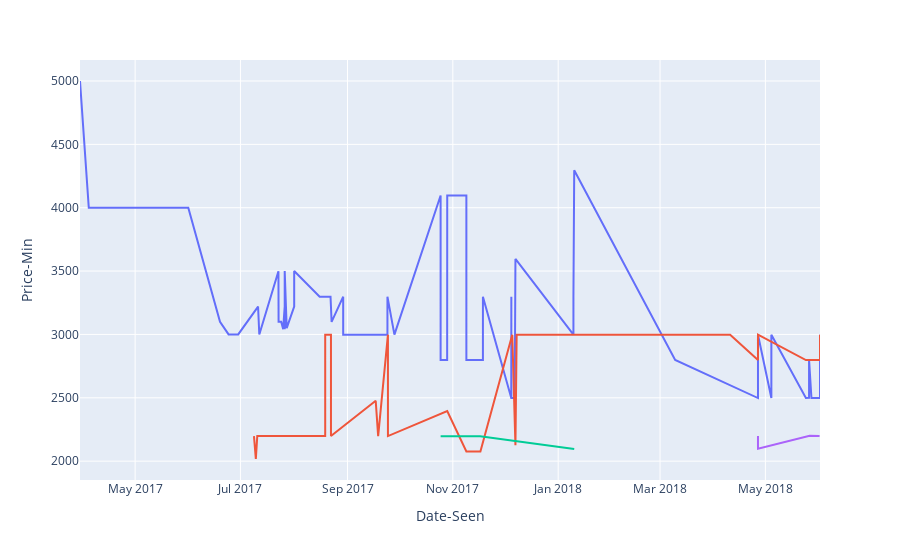
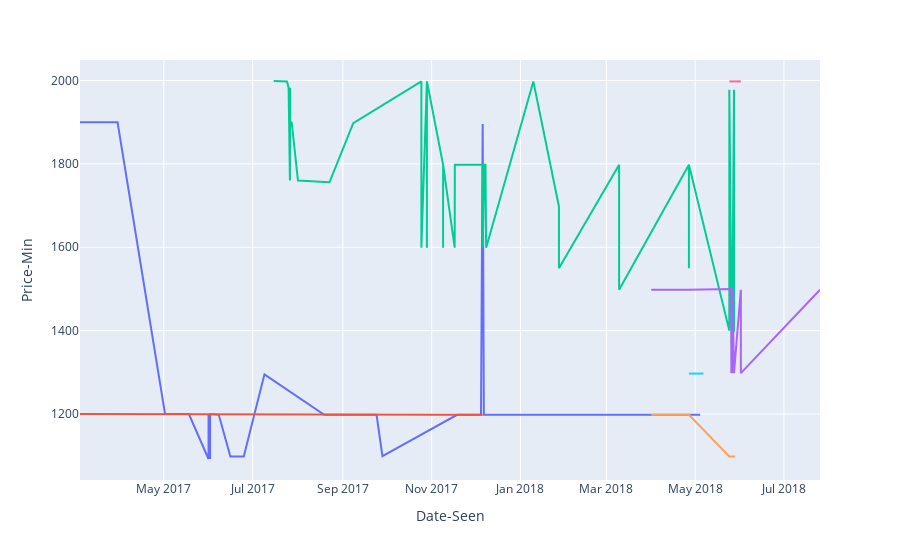
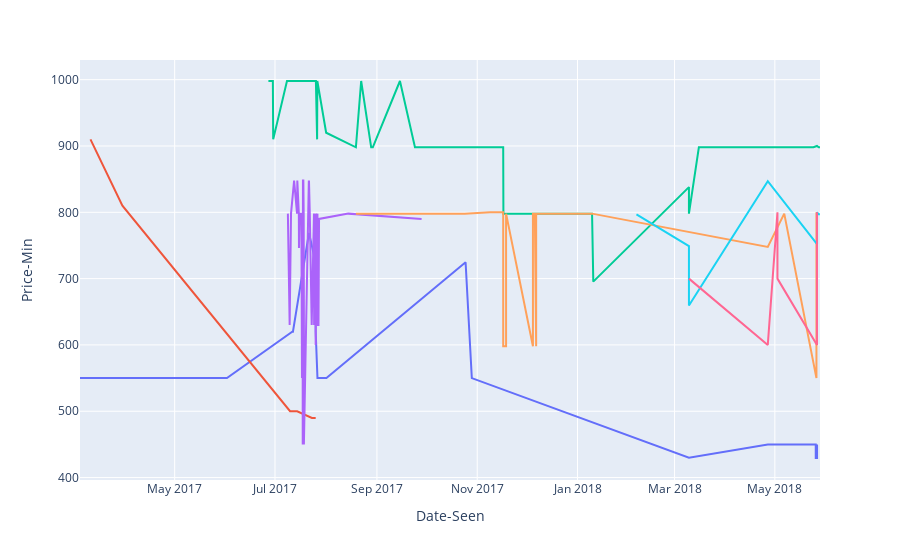

The notebook cell saved with these charts, in order:
### Code cell
exploded_date_seen = df.explode("Date-Seen").sort_values("Date-Seen")

fig1 = px.line(exploded_date_seen[exploded_date_seen["Price-Min"] > 2000], x="Date-Seen", y="Price-Min", color="Name")
fig1.update_layout(showlegend=False)#, title="High-End Price by Date Seen")
fig1.show()

fig2 = px.line(exploded_date_seen[(exploded_date_seen["Price-Min"] > 1000) & (exploded_date_seen["Price-Min"] < 1999)],
              x="Date-Seen", y="Price-Min", color="Name")
fig2.update_layout(showlegend=False)#, title="Mid-Range Price by Date Seen")
fig2.show()

fig3 = px.line(exploded_date_seen[exploded_date_seen["Price-Min"] < 999], x="Date-Seen", y="Price-Min", color="Name")
fig3.update_layout(showlegend=False)#, title="Low-End Price by Date Seen")
fig3.show()

### Figure 1 — Plotly figure (JSON) as saved in the notebook; plotly's stock layout.template omitted (floating-point values rounded to 4 significant figures)
{"data": [{"hovertemplate": "Name=Sony - 55 class - oled - a1e series - 2160p - smart - 4k uhd tv with hdr\"<br>Date-Seen=%{x}<br>Price-Min=%{y}<extra></extra>", "legendgroup": "Sony - 55 class - oled - a1e series - 2160p - smart - 4k uhd tv with hdr\"", "line": {"color": "#636efa", "dash": "solid"}, "mode": "lines", "name": "Sony - 55 class - oled - a1e series - 2160p - smart - 4k uhd tv with hdr\"", "orientation": "v", "showlegend": true, "type": "scatter", "x": ["2017-03-30T02:00:00", "2017-04-04T04:00:00", "2017-05-01T06:00:00", "2017-05-09T03:00:00", "2017-05-18T02:00:00", "2017-05-31T16:00:00", "2017-05-31T19:00:00", "2017-06-19T04:00:00", "2017-06-24T03:00:00", "2017-06-24T20:00:00", "2017-06-25T15:00:00", "2017-06-26T22:00:00", "2017-06-27T11:00:00", "2017-06-28T04:00:00", "2017-06-28T23:00:00", "2017-06-29T17:00:00", "2017-07-11T05:00:00", "2017-07-11T22:00:00", "2017-07-23T00:00:00", "2017-07-23T02:00:00", "2017-07-24T14:00:00", "2017-07-25T18:00:00", "2017-07-25T18:00:00", "2017-07-26T15:00:00", "2017-07-26T15:00:00", "2017-07-26T15:00:00", "2017-07-27T19:00:00", "2017-07-27T21:00:00", "2017-08-01T03:00:00", "2017-08-01T03:00:00", "2017-08-15T21:00:00", "2017-08-19T02:00:00", "2017-08-22T04:00:00", "2017-08-22T19:00:00", "2017-08-29T12:00:00", "2017-08-29T12:00:00", "2017-09-24T03:00:00", "2017-09-24T03:00:00", "2017-09-28T04:00:00", "2017-10-24T22:00:00", "2017-10-24T22:00:00", "2017-10-28T17:00:00", "2017-10-28T18:00:00", "2017-10-30T14:00:00", "2017-11-08T20:00:00", "2017-11-08T20:00:00", "2017-11-18T10:00:00", "2017-11-18T10:00:00", "2017-12-04T20:00:00", "2017-12-04T21:00:00", "2017-12-04T21:00:00", "2017-12-06T20:00:00", "2017-12-06T20:00:00", "2017-12-06T22:00:00", "2017-12-06T22:00:00", "2017-12-07T06:00:00", "2018-01-09T20:00:00", "2018-01-09T20:00:00", "2018-01-10T07:00:00", "2018-03-09T18:00:00", "2018-04-26T17:00:00", "2018-04-26T17:00:00", "2018-04-26T17:00:00", "2018-05-04T11:00:00", "2018-05-04T11:00:00", "2018-05-24T11:00:00", "2018-05-26T07:00:00", "2018-05-26T07:00:00", "2018-05-27T16:00:00", "2018-05-28T10:00:00", "2018-06-01T15:00:00", "2018-06-01T15:00:00"], "xaxis": "x", "y": [5000.0, 4000.0, 4000.0, 4000.0, 4000.0, 4000.0, 4000.0, 3100.0, 3000.0, 3000.0, 3000.0, 3000.0, 3000.0, 3000.0, 3000.0, 3000.0, 3220.0, 3000.0, 3498, 3100.0, 3100.0, 3040, 3050, 3220.0, 3040, 3500.0, 3050, 3050, 3220.0, 3500.0, 3298, 3298, 3298, 3099.0, 3298, 2998, 2998, 3298, 2998, 4096, 2798, 2798, 4096, 4096, 4096, 2798, 2798, 3298, 2498, 3298, 2498, 2498, 3298, 3298, 2498, 3596, 2998, 3298, 4296, 2798, 2498, 2498, 2998, 2498, 2998, 2498, 2500.0, 2800.0, 2498, 2498, 2498, 2998], "yaxis": "y"}, {"hovertemplate": "Name=Samsung - 55 class - led - curved - q7c series - 2160p - smart - 4k uhd tv with hdr\"<br>Date-Seen=%{x}<br>Price-Min=%{y}<extra></extra>", "legendgroup": "Samsung - 55 class - led - curved - q7c series - 2160p - smart - 4k uhd tv with hdr\"", "line": {"color": "#EF553B", "dash": "solid"}, "mode": "lines", "name": "Samsung - 55 class - led - curved - q7c series - 2160p - smart - 4k uhd tv with hdr\"", "orientation": "v", "showlegend": true, "type": "scatter", "x": ["2017-07-08T20:00:00", "2017-07-09T22:00:00", "2017-07-10T18:00:00", "2017-07-12T15:00:00", "2017-07-14T14:00:00", "2017-07-16T20:00:00", "2017-07-18T06:00:00", "2017-07-21T14:00:00", "2017-07-21T16:00:00", "2017-07-22T23:00:00", "2017-07-25T23:00:00", "2017-07-25T23:00:00", "2017-07-25T23:00:00", "2017-07-25T23:00:00", "2017-07-26T15:00:00", "2017-07-28T07:00:00", "2017-08-01T03:00:00", "2017-08-15T15:00:00", "2017-08-15T21:00:00", "2017-08-19T02:00:00", "2017-08-19T02:00:00", "2017-08-22T10:00:00", "2017-08-22T10:00:00", "2017-09-17T08:00:00", "2017-09-18T18:00:00", "2017-09-24T10:00:00", "2017-09-24T10:00:00", "2017-10-28T18:00:00", "2017-11-08T20:00:00", "2017-11-16T23:00:00", "2017-12-05T10:00:00", "2017-12-07T06:00:00", "2017-12-07T23:00:00", "2017-12-08T01:00:00", "2018-01-09T20:00:00", "2018-01-27T10:00:00", "2018-04-10T14:00:00", "2018-04-26T17:00:00", "2018-04-26T17:00:00", "2018-05-24T11:00:00", "2018-06-01T15:00:00", "2018-06-01T15:00:00"], "xaxis": "x", "y": [2198.0, 2017.0, 2198.0, 2198.0, 2198.0, 2198.0, 2198.0, 2198.0, 2198.0, 2198.0, 2198.0, 2198.0, 2198.0, 2198.0, 2200.0, 2198.0, 2200.0, 2198.0, 2198.0, 2198.0, 2998.0, 2998.0, 2198.0, 2476.0, 2198.0, 2998.0, 2198.0, 2396.0, 2076.0, 2076.0, 2998.0, 2126.0, 2998.0, 2998.0, 2998.0, 2998.0, 2998.0, 2798.0, 2998.0, 2798.0, 2798.0, 2998.0], "yaxis": "y"}, {"hovertemplate": "Name=Sony - 55 class - led - x800e series - 2160p - smart - 4k uhd tv with hdr\"<br>Date-Seen=%{x}<br>Price-Min=%{y}<extra></extra>", "legendgroup": "Sony - 55 class - led - x800e series - 2160p - smart - 4k uhd tv with hdr\"", "line": {"color": "#00cc96", "dash": "solid"}, "mode": "lines", "name": "Sony - 55 class - led - x800e series - 2160p - smart - 4k uhd tv with hdr\"", "orientation": "v", "showlegend": true, "type": "scatter", "x": ["2017-10-24T22:00:00", "2017-10-28T17:00:00", "2017-11-16T19:00:00", "2018-01-10T07:00:00"], "xaxis": "x", "y": [2196, 2196, 2196, 2096], "yaxis": "y"}, {"hovertemplate": "Name=Samsung - 55 class - led - q8f series - 2160p - smart - 4k uhd tv with hdr\"<br>Date-Seen=%{x}<br>Price-Min=%{y}<extra></extra>", "legendgroup": "Samsung - 55 class - led - q8f series - 2160p - smart - 4k uhd tv with hdr\"", "line": {"color": "#ab63fa", "dash": "solid"}, "mode": "lines", "name": "Samsung - 55 class - led - q8f series - 2160p - smart - 4k uhd tv with hdr\"", "orientation": "v", "showlegend": true, "type": "scatter", "x": ["2018-04-26T17:00:00", "2018-04-26T17:00:00", "2018-04-26T17:00:00", "2018-05-26T15:00:00", "2018-06-01T09:00:00"], "xaxis": "x", "y": [2198.0, 2098.0, 2098.0, 2200.0, 2198.0], "yaxis": "y"}], "layout": {"legend": {"title": {"text": "Name"}, "tracegroupgap": 0}, "margin": {"t": 60}, "showlegend": false, "xaxis": {"anchor": "y", "domain": [0, 1], "title": {"text": "Date-Seen"}}, "yaxis": {"anchor": "x", "domain": [0, 1], "title": {"text": "Price-Min"}}}}

### Figure 2 — Plotly figure (JSON) as saved in the notebook; plotly's stock layout.template omitted (floating-point values rounded to 4 significant figures)
{"data": [{"hovertemplate": "Name=Sony - 55 class - led - x800e series - 2160p - smart - 4k uhd tv with hdr\"<br>Date-Seen=%{x}<br>Price-Min=%{y}<extra></extra>", "legendgroup": "Sony - 55 class - led - x800e series - 2160p - smart - 4k uhd tv with hdr\"", "line": {"color": "#636efa", "dash": "solid"}, "mode": "lines", "name": "Sony - 55 class - led - x800e series - 2160p - smart - 4k uhd tv with hdr\"", "orientation": "v", "showlegend": true, "type": "scatter", "x": ["2017-03-04T10:00:00", "2017-03-10T19:00:00", "2017-03-30T05:00:00", "2017-05-01T20:00:00", "2017-05-09T07:00:00", "2017-05-18T05:00:00", "2017-05-31T17:00:00", "2017-05-31T17:00:00", "2017-06-01T19:00:00", "2017-06-01T19:00:00", "2017-06-07T18:00:00", "2017-06-15T17:00:00", "2017-06-17T23:00:00", "2017-06-20T09:00:00", "2017-06-23T12:00:00", "2017-06-24T07:00:00", "2017-06-24T22:00:00", "2017-07-09T03:00:00", "2017-08-19T05:00:00", "2017-08-22T10:00:00", "2017-08-29T12:00:00", "2017-09-24T03:00:00", "2017-09-28T04:00:00", "2017-11-18T10:00:00", "2017-12-04T21:00:00", "2017-12-06T01:00:00", "2017-12-06T20:00:00", "2017-12-06T22:00:00", "2018-01-09T20:00:00", "2018-04-26T17:00:00", "2018-05-04T11:00:00"], "xaxis": "x", "y": [1900.0, 1900.0, 1900.0, 1200.0, 1200.0, 1200.0, 1092.0, 1200.0, 1092.0, 1200.0, 1198, 1098, 1098, 1098, 1098, 1098, 1098, 1295.0, 1198, 1198, 1198, 1198, 1099, 1198, 1198, 1896, 1198, 1198, 1198, 1198, 1198], "yaxis": "y"}, {"hovertemplate": "Name=Samsung 55 class 4k (2160p) smart led tv (un55ku7000)\"<br>Date-Seen=%{x}<br>Price-Min=%{y}<extra></extra>", "legendgroup": "Samsung 55 class 4k (2160p) smart led tv (un55ku7000)\"", "line": {"color": "#EF553B", "dash": "solid"}, "mode": "lines", "name": "Samsung 55 class 4k (2160p) smart led tv (un55ku7000)\"", "orientation": "v", "showlegend": true, "type": "scatter", "x": ["2017-03-04T10:00:00", "2017-07-25T23:00:00", "2017-07-26T01:00:00", "2017-08-14T14:00:00", "2017-10-24T01:00:00", "2017-11-08T20:00:00", "2017-12-06T01:00:00"], "xaxis": "x", "y": [1200.0, 1198.0, 1198.0, 1198.0, 1198.0, 1198.0, 1198.0], "yaxis": "y"}, {"hovertemplate": "Name=Samsung - 55 class - led - curved - q7c series - 2160p - smart - 4k uhd tv with hdr\"<br>Date-Seen=%{x}<br>Price-Min=%{y}<extra></extra>", "legendgroup": "Samsung - 55 class - led - curved - q7c series - 2160p - smart - 4k uhd tv with hdr\"", "line": {"color": "#00cc96", "dash": "solid"}, "mode": "lines", "name": "Samsung - 55 class - led - curved - q7c series - 2160p - smart - 4k uhd tv with hdr\"", "orientation": "v", "showlegend": true, "type": "scatter", "x": ["2017-07-15T12:00:00", "2017-07-16T06:00:00", "2017-07-17T19:00:00", "2017-07-18T08:00:00", "2017-07-21T02:00:00", "2017-07-22T07:00:00", "2017-07-24T14:00:00", "2017-07-25T17:00:00", "2017-07-25T18:00:00", "2017-07-25T23:00:00", "2017-07-26T15:00:00", "2017-07-26T18:00:00", "2017-07-26T20:00:00", "2017-07-27T11:00:00", "2017-07-27T21:00:00", "2017-08-01T03:00:00", "2017-08-22T19:00:00", "2017-09-08T03:00:00", "2017-10-24T22:00:00", "2017-10-24T22:00:00", "2017-10-24T22:00:00", "2017-10-28T17:00:00", "2017-10-28T17:00:00", "2017-10-28T18:00:00", "2017-11-08T20:00:00", "2017-11-08T20:00:00", "2017-11-08T20:00:00", "2017-11-16T19:00:00", "2017-11-16T22:00:00", "2017-11-16T22:00:00", "2017-12-05T10:00:00", "2017-12-06T01:00:00", "2017-12-06T01:00:00", "2017-12-07T06:00:00", "2017-12-07T23:00:00", "2017-12-08T01:00:00", "2017-12-08T10:00:00", "2018-01-09T20:00:00", "2018-01-27T10:00:00", "2018-01-27T10:00:00", "2018-03-09T18:00:00", "2018-03-09T18:00:00", "2018-04-26T17:00:00", "2018-04-26T17:00:00", "2018-04-26T17:00:00", "2018-05-24T11:00:00", "2018-05-24T11:00:00", "2018-05-26T07:00:00", "2018-05-27T16:00:00", "2018-05-27T16:00:00", "2018-05-28T10:00:00"], "xaxis": "x", "y": [1999.0, 1999.0, 1999.0, 1999.0, 1999.0, 1998.0, 1998.0, 1983.0, 1973.0, 1983.0, 1760.0, 1983.0, 1900, 1900, 1899.0, 1760.0, 1756.0, 1898.0, 1998.0, 1998.0, 1599, 1998.0, 1599, 1998.0, 1798.0, 1599, 1798.0, 1599, 1798.0, 1798.0, 1798.0, 1798.0, 1599, 1798.0, 1798.0, 1798.0, 1599, 1998.0, 1698.0, 1550.0, 1798.0, 1498.0, 1798.0, 1550.0, 1798.0, 1400.0, 1978.0, 1300.0, 1978.0, 1400.0, 1400.0], "yaxis": "y"}, {"hovertemplate": "Name=X900f-series 55-class hdr uhd smart led tv<br>Date-Seen=%{x}<br>Price-Min=%{y}<extra></extra>", "legendgroup": "X900f-series 55-class hdr uhd smart led tv", "line": {"color": "#ab63fa", "dash": "solid"}, "mode": "lines", "name": "X900f-series 55-class hdr uhd smart led tv", "orientation": "v", "showlegend": true, "type": "scatter", "x": ["2018-03-31T19:00:00", "2018-04-26T17:00:00", "2018-04-26T17:00:00", "2018-05-25T21:00:00", "2018-05-25T21:00:00", "2018-05-26T15:00:00", "2018-05-26T15:00:00", "2018-05-27T16:00:00", "2018-06-01T09:00:00", "2018-06-01T09:00:00", "2018-07-25T18:00:00"], "xaxis": "x", "y": [1498, 1498, 1498, 1500.0, 1300.0, 1300.0, 1500.0, 1298, 1498, 1298, 1498], "yaxis": "y"}, {"hovertemplate": "Name=Samsung - 55 class - led - curved - mu6490 series - 2160p - smart - 4k ultra hd tv with hdr\"<br>Date-Seen=%{x}<br>Price-Min=%{y}<extra></extra>", "legendgroup": "Samsung - 55 class - led - curved - mu6490 series - 2160p - smart - 4k ultra hd tv with hdr\"", "line": {"color": "#FFA15A", "dash": "solid"}, "mode": "lines", "name": "Samsung - 55 class - led - curved - mu6490 series - 2160p - smart - 4k ultra hd tv with hdr\"", "orientation": "v", "showlegend": true, "type": "scatter", "x": ["2018-03-31T19:00:00", "2018-04-26T17:00:00", "2018-05-24T11:00:00", "2018-05-27T16:00:00", "2018-05-28T11:00:00"], "xaxis": "x", "y": [1198.0, 1198.0, 1098.0, 1098.0, 1098.0], "yaxis": "y"}, {"hovertemplate": "Name=Lg - 55 class - led - uj7700 series - 2160p - smart - 4k uhd tv with hdr\"<br>Date-Seen=%{x}<br>Price-Min=%{y}<extra></extra>", "legendgroup": "Lg - 55 class - led - uj7700 series - 2160p - smart - 4k uhd tv with hdr\"", "line": {"color": "#19d3f3", "dash": "solid"}, "mode": "lines", "name": "Lg - 55 class - led - uj7700 series - 2160p - smart - 4k uhd tv with hdr\"", "orientation": "v", "showlegend": true, "type": "scatter", "x": ["2018-04-26T17:00:00", "2018-05-06T17:00:00"], "xaxis": "x", "y": [1297.0, 1297.0], "yaxis": "y"}, {"hovertemplate": "Name=Samsung - 55 class - led - q8f series - 2160p - smart - 4k uhd tv with hdr\"<br>Date-Seen=%{x}<br>Price-Min=%{y}<extra></extra>", "legendgroup": "Samsung - 55 class - led - q8f series - 2160p - smart - 4k uhd tv with hdr\"", "line": {"color": "#FF6692", "dash": "solid"}, "mode": "lines", "name": "Samsung - 55 class - led - q8f series - 2160p - smart - 4k uhd tv with hdr\"", "orientation": "v", "showlegend": true, "type": "scatter", "x": ["2018-05-24T11:00:00", "2018-05-27T16:00:00", "2018-05-28T10:00:00", "2018-06-01T09:00:00"], "xaxis": "x", "y": [1998.0, 1998.0, 1998.0, 1998.0], "yaxis": "y"}], "layout": {"legend": {"title": {"text": "Name"}, "tracegroupgap": 0}, "margin": {"t": 60}, "showlegend": false, "xaxis": {"anchor": "y", "domain": [0, 1], "title": {"text": "Date-Seen"}}, "yaxis": {"anchor": "x", "domain": [0, 1], "title": {"text": "Price-Min"}}}}

### Figure 3 — Plotly figure (JSON) as saved in the notebook; plotly's stock layout.template omitted (floating-point values rounded to 4 significant figures)
{"data": [{"hovertemplate": "Name=Hisense - 55 class - led - h8 series - 2160p - smart - 4k uhd tv with hdr\"<br>Date-Seen=%{x}<br>Price-Min=%{y}<extra></extra>", "legendgroup": "Hisense - 55 class - led - h8 series - 2160p - smart - 4k uhd tv with hdr\"", "line": {"color": "#636efa", "dash": "solid"}, "mode": "lines", "name": "Hisense - 55 class - led - h8 series - 2160p - smart - 4k uhd tv with hdr\"", "orientation": "v", "showlegend": true, "type": "scatter", "x": ["2017-03-04T10:00:00", "2017-03-10T19:00:00", "2017-03-30T05:00:00", "2017-05-01T20:00:00", "2017-05-09T07:00:00", "2017-05-18T05:00:00", "2017-05-31T17:00:00", "2017-06-01T19:00:00", "2017-07-11T12:00:00", "2017-07-11T22:00:00", "2017-07-21T16:00:00", "2017-07-25T18:00:00", "2017-07-25T18:00:00", "2017-07-26T20:00:00", "2017-07-31T22:00:00", "2017-08-01T07:00:00", "2017-10-24T22:00:00", "2017-10-28T17:00:00", "2018-03-09T18:00:00", "2018-04-26T17:00:00", "2018-05-25T21:00:00", "2018-05-25T21:00:00", "2018-05-26T16:00:00", "2018-05-26T16:00:00"], "xaxis": "x", "y": [550.0, 550.0, 550.0, 550.0, 550.0, 550.0, 550.0, 550.0, 620.0, 620.0, 769.0, 723.6, 620.0, 550.0, 550.0, 550.0, 724.7, 550.0, 430.0, 450.0, 450.0, 428.0, 450.0, 428.0], "yaxis": "y"}, {"hovertemplate": "Name=Samsung 55 class 4k (2160p) smart led tv (un55ku7000)\"<br>Date-Seen=%{x}<br>Price-Min=%{y}<extra></extra>", "legendgroup": "Samsung 55 class 4k (2160p) smart led tv (un55ku7000)\"", "line": {"color": "#EF553B", "dash": "solid"}, "mode": "lines", "name": "Samsung 55 class 4k (2160p) smart led tv (un55ku7000)\"", "orientation": "v", "showlegend": true, "type": "scatter", "x": ["2017-03-10T19:00:00", "2017-03-30T05:00:00", "2017-07-10T04:00:00", "2017-07-11T07:00:00", "2017-07-11T22:00:00", "2017-07-14T12:00:00", "2017-07-23T11:00:00", "2017-07-24T21:00:00", "2017-07-25T18:00:00"], "xaxis": "x", "y": [910.0, 810.0, 500.0, 500.0, 500.0, 500.0, 490.0, 490.0, 490.0], "yaxis": "y"}, {"hovertemplate": "Name=Sony - 55 class - led - x800e series - 2160p - smart - 4k uhd tv with hdr\"<br>Date-Seen=%{x}<br>Price-Min=%{y}<extra></extra>", "legendgroup": "Sony - 55 class - led - x800e series - 2160p - smart - 4k uhd tv with hdr\"", "line": {"color": "#00cc96", "dash": "solid"}, "mode": "lines", "name": "Sony - 55 class - led - x800e series - 2160p - smart - 4k uhd tv with hdr\"", "orientation": "v", "showlegend": true, "type": "scatter", "x": ["2017-06-27T00:00:00", "2017-06-27T11:00:00", "2017-06-27T20:00:00", "2017-06-28T04:00:00", "2017-06-28T04:00:00", "2017-06-29T03:00:00", "2017-06-29T13:00:00", "2017-06-29T17:00:00", "2017-06-29T22:00:00", "2017-07-08T07:00:00", "2017-07-08T22:00:00", "2017-07-09T03:00:00", "2017-07-09T03:00:00", "2017-07-09T22:00:00", "2017-07-11T07:00:00", "2017-07-15T00:00:00", "2017-07-15T16:00:00", "2017-07-15T16:00:00", "2017-07-16T01:00:00", "2017-07-18T00:00:00", "2017-07-18T11:00:00", "2017-07-21T16:00:00", "2017-07-21T16:00:00", "2017-07-23T08:00:00", "2017-07-23T11:00:00", "2017-07-24T21:00:00", "2017-07-25T18:00:00", "2017-07-25T18:00:00", "2017-07-25T21:00:00", "2017-07-25T21:00:00", "2017-07-25T21:00:00", "2017-07-26T15:00:00", "2017-07-26T18:00:00", "2017-08-01T03:00:00", "2017-08-19T05:00:00", "2017-08-22T10:00:00", "2017-08-28T12:00:00", "2017-08-29T12:00:00", "2017-09-15T00:00:00", "2017-09-24T03:00:00", "2017-10-24T01:00:00", "2017-10-24T01:00:00", "2017-11-16T19:00:00", "2017-11-16T22:00:00", "2017-11-18T10:00:00", "2017-12-04T21:00:00", "2017-12-06T20:00:00", "2017-12-06T22:00:00", "2018-01-09T20:00:00", "2018-01-10T14:00:00", "2018-03-09T18:00:00", "2018-03-09T18:00:00", "2018-03-15T19:00:00", "2018-04-26T17:00:00", "2018-04-26T17:00:00", "2018-05-04T11:00:00", "2018-05-24T11:00:00", "2018-05-26T15:00:00", "2018-05-27T16:00:00", "2018-05-28T11:00:00"], "xaxis": "x", "y": [998, 998, 998, 998, 998, 998, 998, 998, 910.0, 998, 998, 998, 998, 998, 998, 998, 998, 998, 998, 998, 998, 998, 998, 998, 998, 998, 998, 998, 998, 998, 998, 910.0, 998, 920.0, 898, 998, 898, 898, 998, 898, 898, 898, 898, 798, 798, 798, 798, 798, 798, 695.5, 838, 798, 898, 898, 898, 898, 898, 900.0, 898, 898], "yaxis": "y"}, {"hovertemplate": "Name=Sony xbr55x700d 55-inch 4k ultra hd smart led tv (2016 model)<br>Date-Seen=%{x}<br>Price-Min=%{y}<extra></extra>", "legendgroup": "Sony xbr55x700d 55-inch 4k ultra hd smart led tv (2016 model)", "line": {"color": "#ab63fa", "dash": "solid"}, "mode": "lines", "name": "Sony xbr55x700d 55-inch 4k ultra hd smart led tv (2016 model)", "orientation": "v", "showlegend": true, "type": "scatter", "x": ["2017-07-08T20:00:00", "2017-07-09T22:00:00", "2017-07-10T18:00:00", "2017-07-12T15:00:00", "2017-07-14T10:00:00", "2017-07-14T12:00:00", "2017-07-14T14:00:00", "2017-07-15T12:00:00", "2017-07-15T14:00:00", "2017-07-15T23:00:00", "2017-07-17T01:00:00", "2017-07-17T06:00:00", "2017-07-17T10:00:00", "2017-07-17T19:00:00", "2017-07-17T21:00:00", "2017-07-18T00:00:00", "2017-07-18T06:00:00", "2017-07-18T11:00:00", "2017-07-18T14:00:00", "2017-07-18T14:00:00", "2017-07-21T14:00:00", "2017-07-21T15:00:00", "2017-07-21T16:00:00", "2017-07-22T04:00:00", "2017-07-23T08:00:00", "2017-07-24T17:00:00", "2017-07-24T19:00:00", "2017-07-24T21:00:00", "2017-07-25T17:00:00", "2017-07-25T17:00:00", "2017-07-25T18:00:00", "2017-07-25T18:00:00", "2017-07-25T18:00:00", "2017-07-25T18:00:00", "2017-07-25T21:00:00", "2017-07-26T15:00:00", "2017-07-26T20:00:00", "2017-07-26T23:00:00", "2017-07-27T11:00:00", "2017-07-27T19:00:00", "2017-08-14T14:00:00", "2017-09-28T04:00:00"], "xaxis": "x", "y": [798, 630.0, 798, 848, 798, 848, 848, 798, 746.2, 798, 798, 700.0, 550, 798, 450, 848, 848, 798, 630.0, 450, 848, 798, 848, 798, 630.0, 798, 630.0, 798, 630.0, 798, 630.0, 790.0, 798, 600, 798, 790.0, 798, 630.0, 630.0, 790.0, 798, 790.0], "yaxis": "y"}, {"hovertemplate": "Name=Samsung - 55 class - led - curved - mu6490 series - 2160p - smart - 4k ultra hd tv with hdr\"<br>Date-Seen=%{x}<br>Price-Min=%{y}<extra></extra>", "legendgroup": "Samsung - 55 class - led - curved - mu6490 series - 2160p - smart - 4k ultra hd tv with hdr\"", "line": {"color": "#FFA15A", "dash": "solid"}, "mode": "lines", "name": "Samsung - 55 class - led - curved - mu6490 series - 2160p - smart - 4k ultra hd tv with hdr\"", "orientation": "v", "showlegend": true, "type": "scatter", "x": ["2017-08-19T05:00:00", "2017-08-22T10:00:00", "2017-08-29T12:00:00", "2017-09-17T08:00:00", "2017-10-24T01:00:00", "2017-10-24T08:00:00", "2017-11-08T20:00:00", "2017-11-16T19:00:00", "2017-11-16T19:00:00", "2017-11-18T13:00:00", "2017-11-18T13:00:00", "2017-12-04T21:00:00", "2017-12-04T21:00:00", "2017-12-06T01:00:00", "2017-12-06T20:00:00", "2017-12-06T20:00:00", "2017-12-06T22:00:00", "2017-12-06T22:00:00", "2018-01-09T20:00:00", "2018-04-26T17:00:00", "2018-05-06T17:00:00", "2018-05-26T07:00:00", "2018-05-26T07:00:00"], "xaxis": "x", "y": [798.0, 798.0, 798.0, 798.0, 798.0, 798.0, 800.0, 800.0, 598.0, 598.0, 798.0, 598.0, 798.0, 798.0, 598.0, 798.0, 598.0, 798.0, 798.0, 747.9, 798.0, 550.0, 800.0], "yaxis": "y"}, {"hovertemplate": "Name=Lg - 55 class - led - uj7700 series - 2160p - smart - 4k uhd tv with hdr\"<br>Date-Seen=%{x}<br>Price-Min=%{y}<extra></extra>", "legendgroup": "Lg - 55 class - led - uj7700 series - 2160p - smart - 4k uhd tv with hdr\"", "line": {"color": "#19d3f3", "dash": "solid"}, "mode": "lines", "name": "Lg - 55 class - led - uj7700 series - 2160p - smart - 4k uhd tv with hdr\"", "orientation": "v", "showlegend": true, "type": "scatter", "x": ["2018-02-05T20:00:00", "2018-03-09T18:00:00", "2018-03-09T18:00:00", "2018-04-26T17:00:00", "2018-05-26T16:00:00", "2018-05-26T16:00:00", "2018-05-27T16:00:00", "2018-05-28T10:00:00"], "xaxis": "x", "y": [797.0, 749, 659.4, 847.0, 752.0, 800.0, 797.0, 797.0], "yaxis": "y"}, {"hovertemplate": "Name=Hisense - 55 class - led - h9 series - 2160p - smart - 4k uhd tv with hdr\"<br>Date-Seen=%{x}<br>Price-Min=%{y}<extra></extra>", "legendgroup": "Hisense - 55 class - led - h9 series - 2160p - smart - 4k uhd tv with hdr\"", "line": {"color": "#FF6692", "dash": "solid"}, "mode": "lines", "name": "Hisense - 55 class - led - h9 series - 2160p - smart - 4k uhd tv with hdr\"", "orientation": "v", "showlegend": true, "type": "scatter", "x": ["2018-03-09T18:00:00", "2018-04-26T17:00:00", "2018-05-02T14:00:00", "2018-05-02T14:00:00", "2018-05-26T15:00:00", "2018-05-26T15:00:00"], "xaxis": "x", "y": [700.0, 600.0, 800.0, 700.0, 600.0, 800.0], "yaxis": "y"}], "layout": {"legend": {"title": {"text": "Name"}, "tracegroupgap": 0}, "margin": {"t": 60}, "showlegend": false, "xaxis": {"anchor": "y", "domain": [0, 1], "title": {"text": "Date-Seen"}}, "yaxis": {"anchor": "x", "domain": [0, 1], "title": {"text": "Price-Min"}}}}
